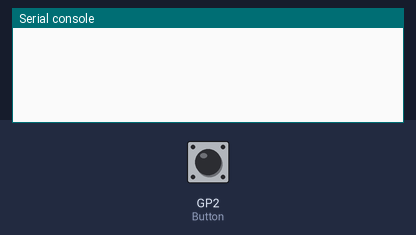
A program run on a simulated Raspberry Pi Pico running MicroPython. Shown: the last lines printed to the serial console. The test bench sets the inputs (shaded band); at power-on: GP2 (Button) HIGH.

Above: at 1.2 s.
1.3 s: GP2 (Button) pulled LOW for 0.3 s
At 2.1 s:
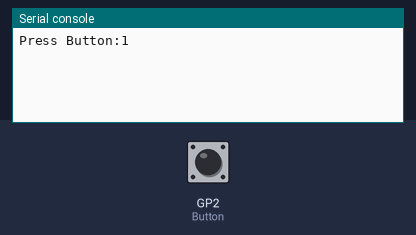
3.1 s: GP2 (Button) pulled LOW for 1 s
At 5.2 s:
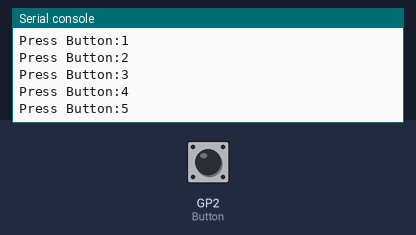
5.6 s: GP2 (Button) pulled LOW for 0.3 s
At 7.2 s:
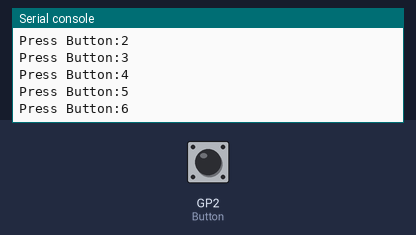
Timing chart, 0 to 8.7 s (numbered marks = the images above; inputs shaded):
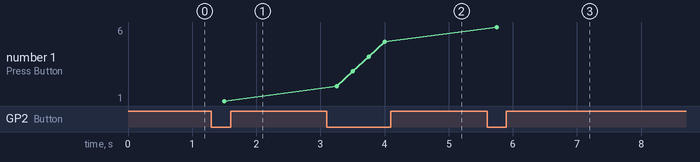

The program:

2_DigitalInput.py
```python
import machine
import utime

Button_pin = 2 # Connect a switch to GPIO2 and no need a resistor.
Button = machine.Pin(Button_pin,machine.Pin.IN,machine.Pin.PULL_UP)
Press = 0
Relese = 1

count = 0

while True:
    if Button.value() == Press:
        count = count + 1
        print("Press Button:" + str(count))
    else:
        pass
    utime.sleep(0.25)
```

Measured:
- after the input at 1.3 s, the serial console: prints a new line after 0.20 s (image 1)
- after the input at 3.1 s, the serial console: prints a new line after 0.15 s (image 2)
- after the input at 5.6 s, the serial console: prints a new line after 0.15 s (image 3)
- plotted number 1: 1 → 5 after the input at 3.1 s, 5 → 6 after the input at 5.6 s
